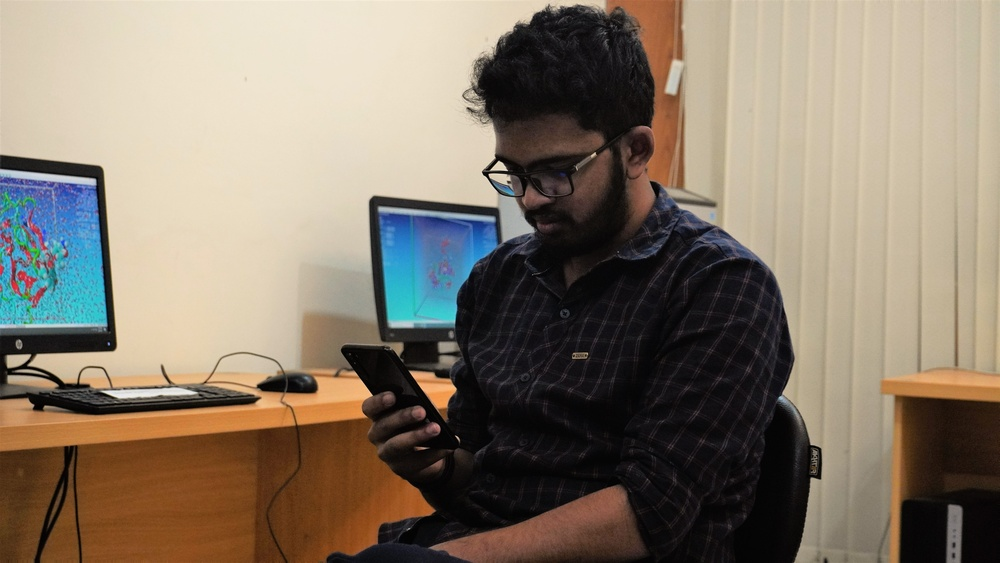
#> input picture test.jpg, 1000 x 563 px, shrunk from 5999 x 3375 before the run
$ python imageInfo.py
#> lines starting #> are read from the running program, lines starting #| are printed output that depends on the picture
import matplotlib.pyplot as plt
import cv2


def main():
    img_path = './test.jpg'
    print(img_path)

    img =plt.imread(img_path)
#> img is the input picture: shape (563, 1000, 3); mean R, G, B 133.5, 121.1, 105.5
    # print("normal image infos")
    # print(img.shape)
    # print(img)

    grayscale_img = cv2.cvtColor(img, cv2.COLOR_RGB2GRAY)
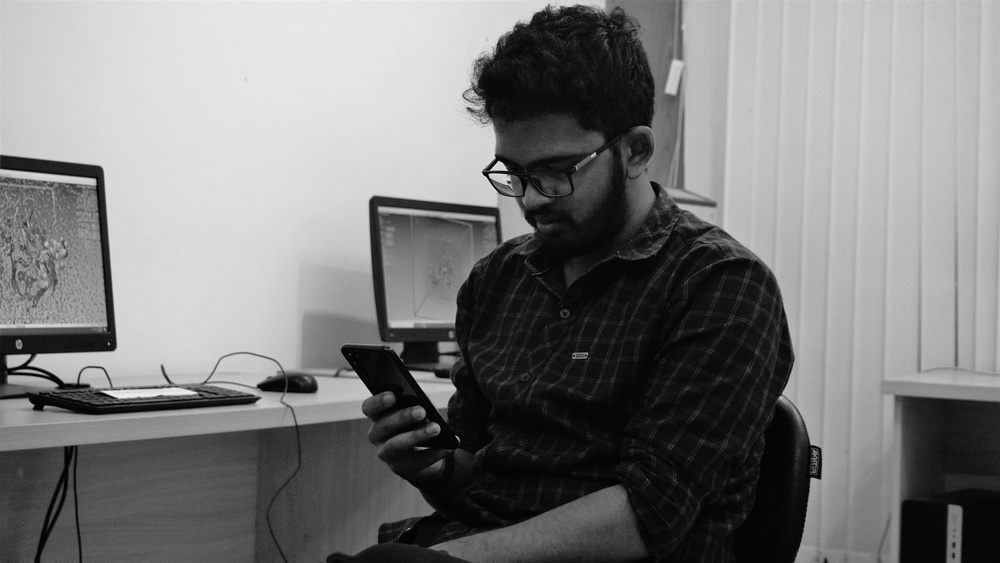
#> grayscale_img: shape (563, 1000); min 0, max 239, mean 123
    print("grayscale image infos")
    print(grayscale_img.shape)
#| (563, 1000)

    binary_img = cv2.cvtColor(grayscale_img, cv2.THRESH_BINARY)
    print("binary image infos")
    print(binary_img.shape)
#| (563, 1000, 4)

    plt.figure(figsize = (20,20))
    plt.subplot(2,3,1)
    plt.title('RGB')
    plt.imshow(img)

    plt.subplot(2,3,2)
    plt.title('RED')
    plt.imshow(img[:, :, 0])

    plt.subplot(2,3,3)
    plt.title('GREEN')
    plt.imshow(img[:, :, 1])

    plt.subplot(2,3,4)
    plt.title('BLUE')
    plt.imshow(img[:, :, 2])

    plt.subplot(2,3,5)
    plt.title('GRAYSCALE')
    plt.imshow(grayscale_img, cmap = 'gray')

    plt.subplot(2,3,5)
    plt.title('BINARY')
    plt.imshow(binary_img, cmap = 'gray')

    plt.show()
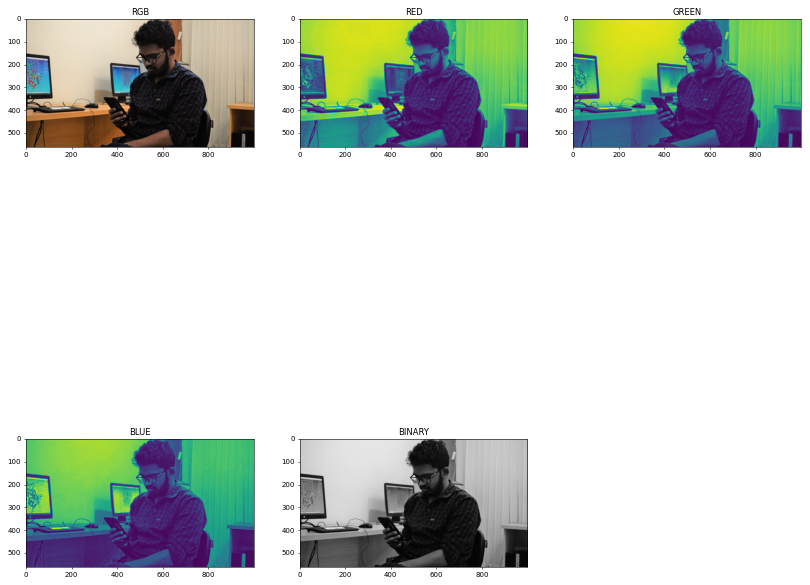
#> figure drawn by matplotlib, 5 panels

if __name__ == '__main__':
    main()

$ run again, with image.jpg copied over test.jpg
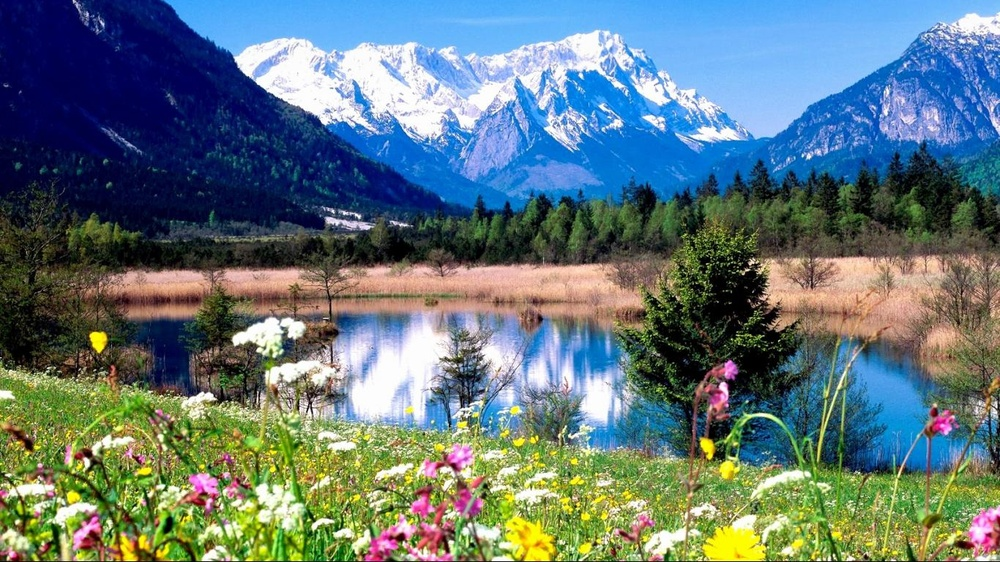
#> input picture image.jpg, 1000 x 562 px, shrunk from 1366 x 768 before the run
#> in main, img is the input picture: shape (562, 1000, 3); mean R, G, B 98.3, 118.5, 121.8
#> in main, `grayscale_img = cv2.cvtColor(img, cv2.COLOR_RGB2GRAY)`:
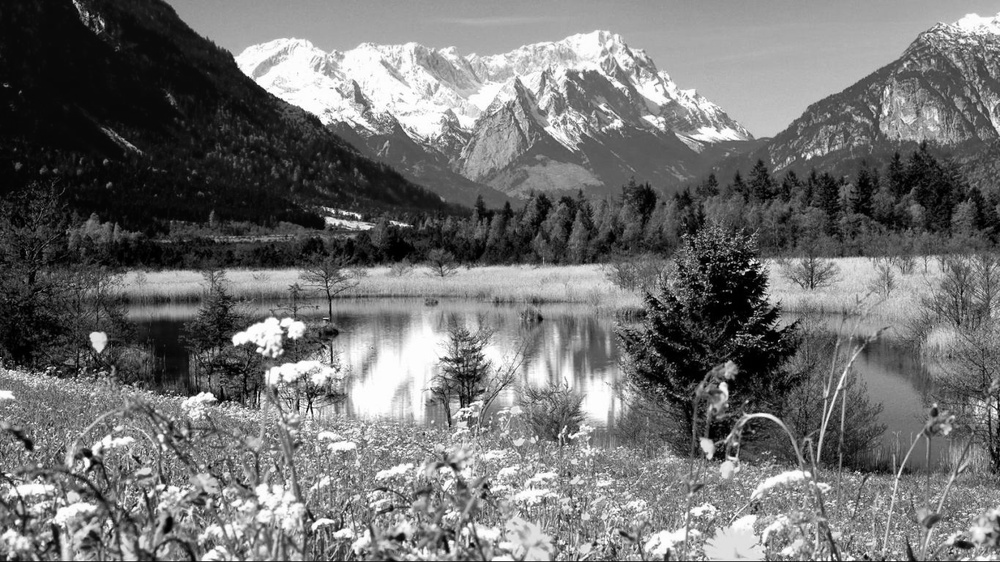
#> grayscale_img: shape (562, 1000); min 0, max 255, mean 112.8
#| (562, 1000)
#| (562, 1000, 4)

$ run again, with routine41.jpg copied over test.jpg
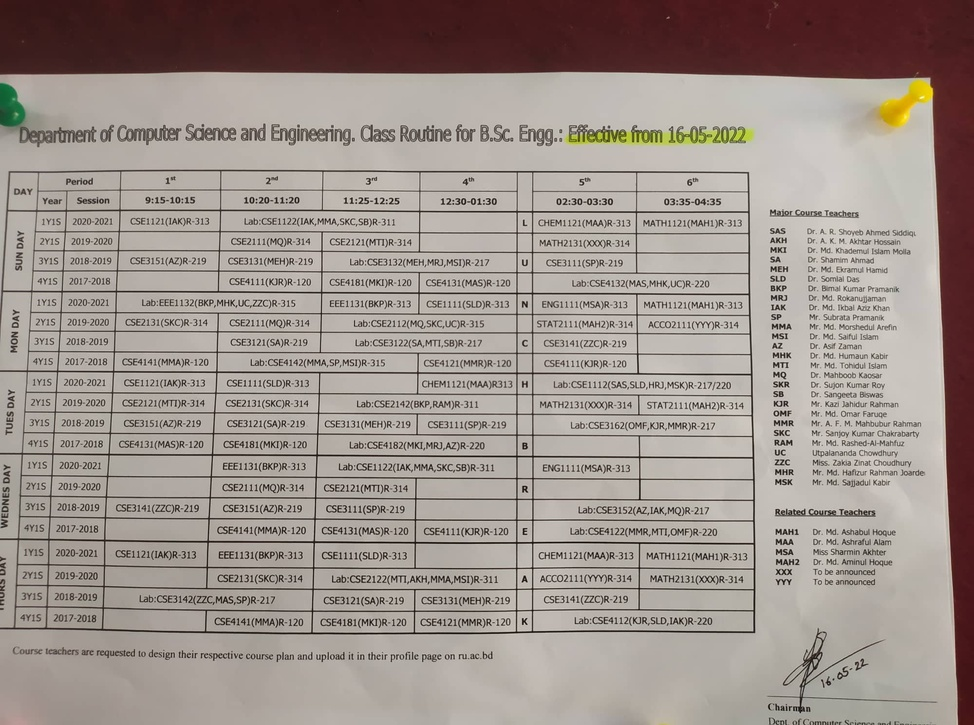
#> input picture routine41.jpg, 974 x 725 px, shrunk from 2000 x 1488 before the run
#> in main, img is the input picture: shape (725, 974, 3); mean R, G, B 158, 147.1, 140.8
#> in main, `grayscale_img = cv2.cvtColor(img, cv2.COLOR_RGB2GRAY)`:
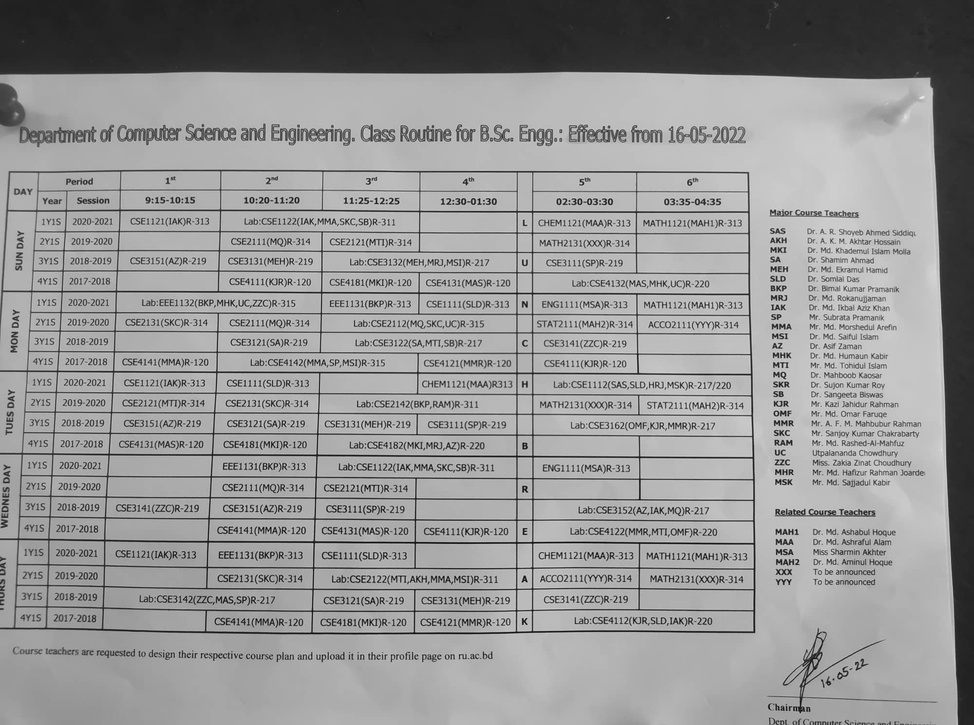
#> grayscale_img: shape (725, 974); min 5, max 246, mean 149.5
#| (725, 974)
#| (725, 974, 4)
